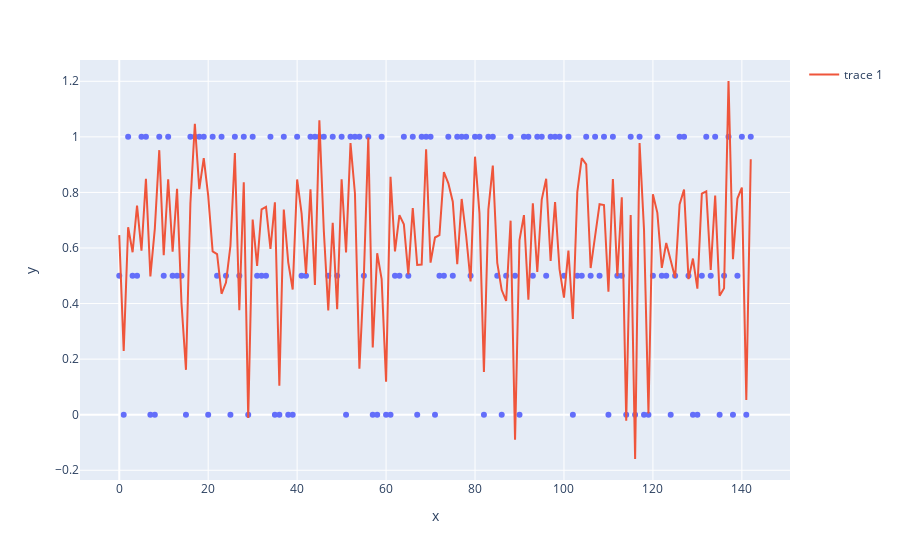

Notebook cell for this chart:
### Code cell
import plotly.express as px
fig = px.scatter(
    y=y_test
)

fig.add_scatter(
    y=y_pred
)

fig.show()

### Figure 1 — Plotly figure (JSON) as saved in the notebook; plotly's stock layout.template omitted (floating-point values rounded to 4 significant figures; data arrays with more than 128 entries replaced by an {"elided": "..."} marker saying what was removed)
{"data": [{"hovertemplate": "x=%{x}<br>y=%{y}<extra></extra>", "legendgroup": "", "marker": {"color": "#636efa", "symbol": "circle"}, "mode": "markers", "name": "", "orientation": "v", "showlegend": false, "type": "scatter", "x": {"elided": "143 int values"}, "xaxis": "x", "y": {"elided": "143 float values"}, "yaxis": "y"}, {"type": "scatter", "y": {"elided": "143 float values"}}], "layout": {"legend": {"tracegroupgap": 0}, "margin": {"t": 60}, "xaxis": {"anchor": "y", "domain": [0, 1], "title": {"text": "x"}}, "yaxis": {"anchor": "x", "domain": [0, 1], "title": {"text": "y"}}}}
